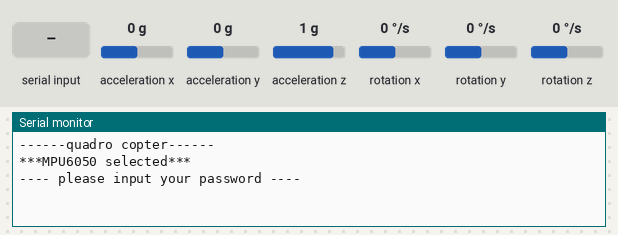
Simulated run of this sketch. Board: Arduino Uno, built with avr-gcc and run on an emulated ATmega328P. Parts: the last lines printed to the serial monitor. Inputs (shaded band) come from the test bench; at power-on: rotation x 0 °/s, rotation y 0 °/s, rotation z 0 °/s, acceleration x 0 g, acceleration y 0 g, acceleration z 1 g.

Above: at 1.4 s.
1.5 s: "1\n" received over Serial
At 1.61 s:
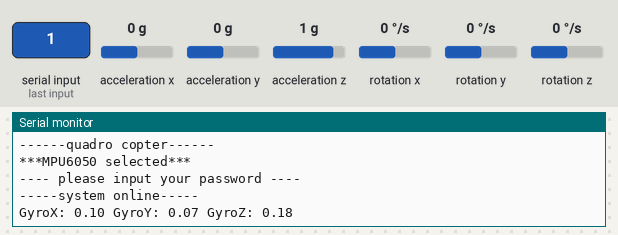
3.1 s: rotation x set to -192 °/s
At 4.0 s:
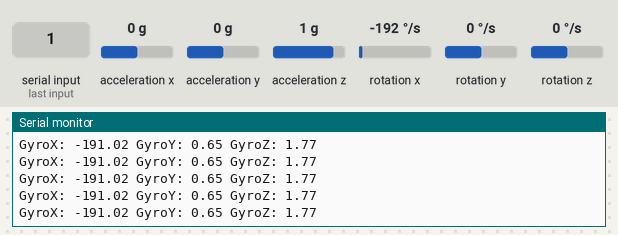
4.6 s: rotation y set to 100 °/s
At 5.5 s:
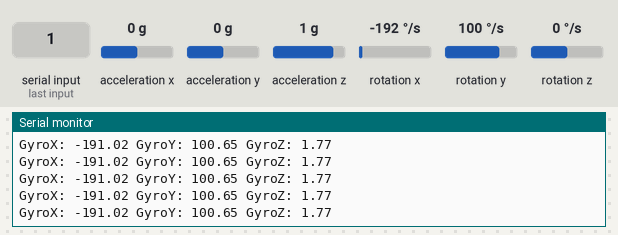
7.6 s: rotation z set to -192 °/s
At 8.3 s:
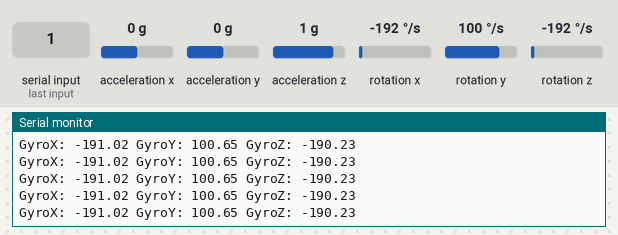
Timing chart, 0 to 10.1 s (numbered marks = the images above; inputs shaded):
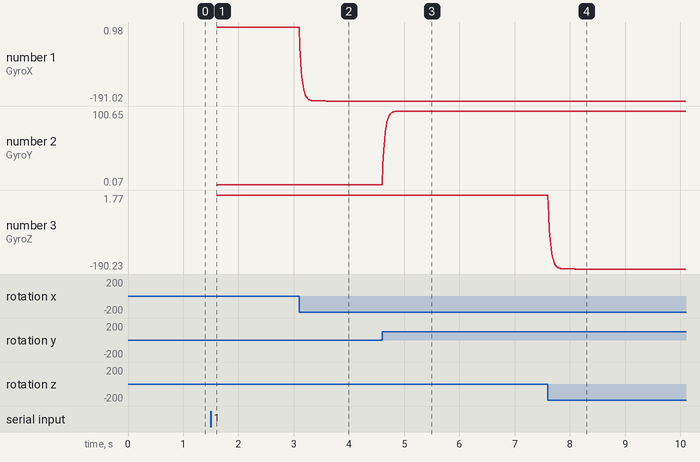

Measured:
- after the input at 1.5 s, the serial monitor: prints a new line at once (image 1)
- after the input at 3.1 s, the serial monitor: prints a new line at once (image 2)
- after the input at 4.6 s, the serial monitor: prints a new line at once (image 3)
- after the input at 7.6 s, the serial monitor: prints a new line at once (image 4)
- plotted number 1: 0.98 → -191.02 after the input at 3.1 s
- plotted number 2: 0.65 → 100.65 after the input at 4.6 s
- plotted number 3: 1.77 → -190.23 after the input at 7.6 s

The sketch:

mpu6050.ino
```cpp
//Author:Mr lu
//Project Start:2025.01.02
//Last updated:2025.01.02

//注意：
//teensy4+keeli+mpu6050
//mpu6050默认接I2C 0

#include"src/MPU6050/MPU6050.h"
#include<Wire.h>

#define USE_MPU6050_I2C
MPU6050 mpu6050;


//------------------------------------------
#define GYRO_250DPS //Default
#define ACCEL_2G //Default

//#if defined USE_MPU6050_I2C
  #define GYRO_FS_SEL_250    MPU6050_GYRO_FS_250
  #define GYRO_FS_SEL_500    MPU6050_GYRO_FS_500
  #define GYRO_FS_SEL_1000   MPU6050_GYRO_FS_1000
  #define GYRO_FS_SEL_2000   MPU6050_GYRO_FS_2000
  #define ACCEL_FS_SEL_2     MPU6050_ACCEL_FS_2
  #define ACCEL_FS_SEL_4     MPU6050_ACCEL_FS_4
  #define ACCEL_FS_SEL_8     MPU6050_ACCEL_FS_8
  #define ACCEL_FS_SEL_16    MPU6050_ACCEL_FS_16
//#endif

#if defined GYRO_250DPS
  #define GYRO_SCALE GYRO_FS_SEL_250
  #define GYRO_SCALE_FACTOR 131.0
#elif defined GYRO_500DPS
  #define GYRO_SCALE GYRO_FS_SEL_500
  #define GYRO_SCALE_FACTOR 65.5
#elif defined GYRO_1000DPS
  #define GYRO_SCALE GYRO_FS_SEL_1000
  #define GYRO_SCALE_FACTOR 32.8
#elif defined GYRO_2000DPS
  #define GYRO_SCALE GYRO_FS_SEL_2000
  #define GYRO_SCALE_FACTOR 16.4
#endif

#if defined ACCEL_2G
  #define ACCEL_SCALE ACCEL_FS_SEL_2
  #define ACCEL_SCALE_FACTOR 16384.0
#elif defined ACCEL_4G
  #define ACCEL_SCALE ACCEL_FS_SEL_4
  #define ACCEL_SCALE_FACTOR 8192.0
#elif defined ACCEL_8G
  #define ACCEL_SCALE ACCEL_FS_SEL_8
  #define ACCEL_SCALE_FACTOR 4096.0
#elif defined ACCEL_16G
  #define ACCEL_SCALE ACCEL_FS_SEL_16
  #define ACCEL_SCALE_FACTOR 2048.0
#endif
//-----------------------------------------

//全局变量
float AccX, AccY, AccZ;
float GyroX, GyroY, GyroZ;
float AccX_prev, AccY_prev, AccZ_prev;
float GyroX_prev, GyroY_prev, GyroZ_prev;

float roll_IMU,pitch_IMU,yaw_IMU;

unsigned long current_time,prev_time;
unsigned long print_counter;

int key = 0;
float dt;

//IMU- 每台飞机/陀螺仪需要校准后填在这里。具体参考校准函数。
float AccErrorX = 0.01;
float AccErrorY = 0.03;
float AccErrorZ = 0.06;
float GyroErrorX = -0.98;//已修订x轴角速度
float GyroErrorY = -0.65;//已修订y轴角速度
float GyroErrorZ = -1.77;//已修订z轴角速度


//Filter parameters -
float B_madgwick = 0.04;  //Madgwick filter parameter
float B_accel = 0.14;     //Accelerometer LP filter paramter, (MPU6050 default: 0.14. MPU9250 default: 0.2)
float B_gyro = 0.1;       //Gyro LP filter paramter, (MPU6050 default: 0.1. MPU9250 default: 0.17)
float B_mag = 1.0;        //Magnetometer LP filter parameter

void setup()
{

    Serial.begin(500000);
    delay(100);

    Serial.println();
    Serial.println("------quadro copter------");
    delay(100);
    Serial.println();

    //初始化IMU
    IMUinit();

    delay(5);

}

void loop()
{
  //记录当前时间与循环一次所用的时间差
   prev_time = current_time;
  current_time = micros();
  dt = (current_time - prev_time)/1000000.0;

 //软件锁
  while(key==0)
  {
    delay(100);
    Serial.println("---- please input your password ----");
    while(!(Serial.parseInt()==1));//等待串口输入正确值（阻塞）
    key = 1;
    Serial.println("-----system online-----");
    delay(100);
  }

  getIMUdata();//获取处理好的数据

 printGyroData();//打印 x,y,z角速度，-250到250度/秒
 //printAccelData(); //打印 x，y，z 轴的加速度（可以近似理解为倾斜程度）(expected: ~ -2 to 2; x,y 0 when level, z 1 when level)

}


void IMUinit()
{

    Wire.begin();
    Wire.setClock(1000000); //datasheet is 400 kHz max

    mpu6050.initialize();

    if (mpu6050.testConnection() == false) {
      Serial.println("MPU6050 initialization unsuccessful");
      Serial.println("Check MPU6050 wiring or try cycling power");
      while(1) {}
    }

    //From the reset state all registers should be 0x00, so we should be at
    //max sample rate with digital low pass filter(s) off.  All we need to
    //do is set the desired fullscale ranges
    mpu6050.setFullScaleGyroRange(GYRO_SCALE);
    mpu6050.setFullScaleAccelRange(ACCEL_SCALE);
    Serial.println("***MPU6050 selected***");
}


void getIMUdata()
{
  int16_t AcX,AcY,AcZ,GyX,GyY,GyZ;
  mpu6050.getMotion6(&AcX, &AcY, &AcZ, &GyX, &GyY, &GyZ);

 //Accelerometer(加速度计)
  AccX = AcX / ACCEL_SCALE_FACTOR;
  AccY = AcY / ACCEL_SCALE_FACTOR;
  AccZ = AcZ / ACCEL_SCALE_FACTOR;
  //Correct the outputs with the calculated error values(用计算的误差值修正输出)
  AccX = AccX - AccErrorX;
  AccY = AccY - AccErrorY;
  AccZ = AccZ - AccErrorZ;
  //LP filter accelerometer data(LP滤波加速度计数据)
  AccX = (1.0 - B_accel)*AccX_prev + B_accel*AccX;
  AccY = (1.0 - B_accel)*AccY_prev + B_accel*AccY;
  AccZ = (1.0 - B_accel)*AccZ_prev + B_accel*AccZ;
  AccX_prev = AccX;
  AccY_prev = AccY;
  AccZ_prev = AccZ;
  //Gyro
  GyroX = GyX / GYRO_SCALE_FACTOR;
  GyroY = GyY / GYRO_SCALE_FACTOR;
  GyroZ = GyZ / GYRO_SCALE_FACTOR;
  //Correct the outputs with the calculated error values
  GyroX = GyroX - GyroErrorX;
  GyroY = GyroY - GyroErrorY;
  GyroZ = GyroZ - GyroErrorZ;
  //LP filter gyro data
  GyroX = (1.0 - B_gyro)*GyroX_prev + B_gyro*GyroX;
  GyroY = (1.0 - B_gyro)*GyroY_prev + B_gyro*GyroY;
  GyroZ = (1.0 - B_gyro)*GyroZ_prev + B_gyro*GyroZ;
  GyroX_prev = GyroX;
  GyroY_prev = GyroY;
  GyroZ_prev = GyroZ;
 }

 void printGyroData()
{
  if (current_time - print_counter > 10000)
  {
    print_counter = micros();
    Serial.print(F("GyroX: "));
    Serial.print(GyroX);
    Serial.print(F(" GyroY: "));
    Serial.print(GyroY);
    Serial.print(F(" GyroZ: "));
    Serial.println(GyroZ);
  }
}

void printAccelData()
{
  if (current_time - print_counter > 10000)
  {
    print_counter = micros();
    Serial.print(F("AccX: "));
    Serial.print(AccX);
    Serial.print(F(" AccY: "));
    Serial.print(AccY);
    Serial.print(F(" AccZ: "));
    Serial.println(AccZ);
  }
}
```
